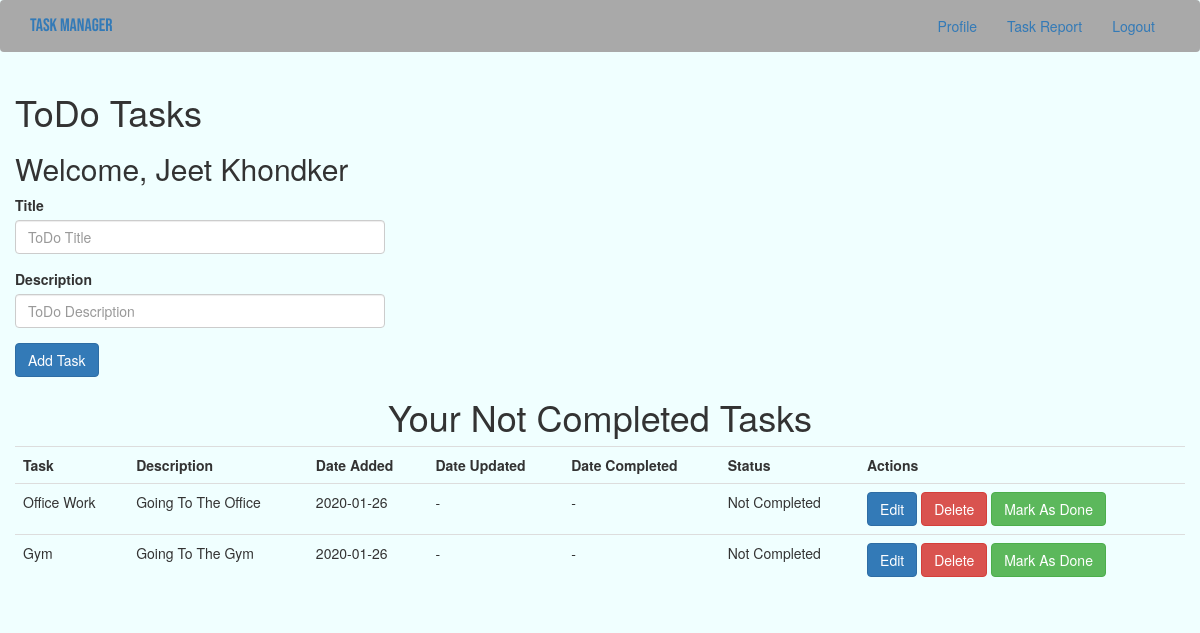
Before: /index (signed in) with the older database file.
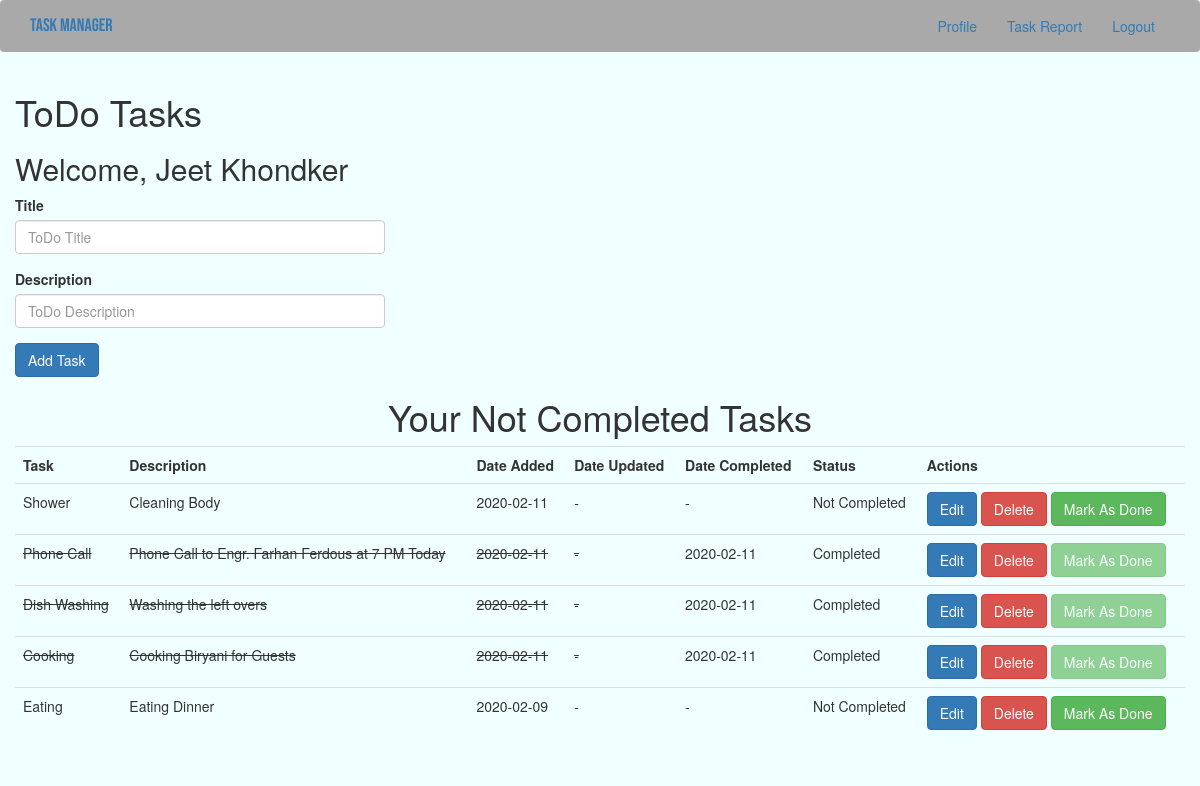
After: the same page with the newer database file.
### app/models.py (models this page shows, shortened)
class User(UserMixin, db.Model):
    __tablename__ = "user"
    id = db.Column(db.Integer, primary_key = True)
    username = db.Column(db.String(64), index = True, unique = True)
    firstName = db.Column(db.String(50))
    lastName = db.Column(db.String(50))
    email = db.Column(db.String(120), index = True, unique = True)
    password_hash = db.Column(db.String(128))
    todoitems = db.relationship("ToDo", backref = "owner", lazy = "dynamic")

class ToDo(db.Model):
    __tablename__ = "todoitems"
    item_id = db.Column(db.Integer, primary_key = True)
    title = db.Column(db.String(100), nullable = False)
    description = db.Column(db.String(200), nullable = False)
    date_created = db.Column(db.DateTime, default = datetime.utcnow)
    date_updated = db.Column(db.DateTime, default = datetime.utcnow)
    date_completed = db.Column(db.DateTime, default = datetime.utcnow)
    is_completed = db.Column(db.Boolean, default = False, nullable = False)
    user_id = db.Column(db.Integer, db.ForeignKey("user.id"), nullable = False)

### app/routes.py (the view)
@app.route('/', methods = ["POST", "GET"])
@app.route("/index", methods = ["POST", "GET"])
@login_required
def index():
    if request.method == "POST":
        task_title = request.form["title"]
        task_description = request.form["description"]
        new_task = ToDo(title = task_title, description = task_description)
        new_task.user_id = current_user.id
        new_task.is_completed = False
        try:
            db.session.add(new_task)
            db.session.commit()
            flash("Item Added! Your ToDo Item Successfully Created!")
            return redirect(url_for("index"))
        except:
            flash("There was an issue adding your task! Please try again later.")
    else:
        todoitems = ToDo.query.filter_by(user_id = current_user.id).order_by(ToDo.date_created.desc()).all()
        return render_template("index.html", todoitems = todoitems)

### app/models.py (called while the page is built)
@login.user_loader
def load_user(id):
    return User.query.get(int(id))

### app/templates/index.html (shortened to what this page needs)
{% extends "base.html" %}
{% block app_content %}
    <div class="container">
        <div class="row">
            <h1>ToDo Tasks</h1>
            <h2>Welcome,&nbsp;{{ current_user.firstName }}&nbsp;{{ current_user.lastName }}</h2>
            <div class="row">
                <div class="col-md-4">
                    <form action="/" method="POST">
                        <div class="form-group">
                            <label for="title">Title</label>
                            <input type="text" class="form-control" name="title" id="title" aria-describedby="ToDo Title" placeholder="ToDo Title">
                        </div>
                        <div class="form-group">
                            <label for="description">Description</label>
                            <input type="text" class="form-control" name="description" id="description" aria-describedby="ToDo Description" placeholder="ToDo Description">
                        </div>
                        <button type="submit" class="btn btn-primary">Add Task</button>
                    </form>
                </div>
            </div>
            <h1 class="text-center">Your Not Completed Tasks</h1>
            <table class="table table-hover table-dark">
                <tr>
                    <th>Task</th>
                    <th>Description</th>
                    <th>Date Added</th>
                    <th>Date Updated</th>
                    <th>Date Completed</th>
                    <th>Status</th>
                    <th>Actions</th>
                </tr>
                    {% for todoitem in todoitems %}
                        <tr>
                            {% if todoitem.is_completed == True %}
                                <td><del>{{ todoitem.title }}</del></td>
                                <td><del>{{ todoitem.description }}</del></td>
                                <td><del>{{ todoitem.date_created.date() }}</del></td>
                                <td><del>-</del></td>
                                <td>{{ todoitem.date_completed.date() }}</td>
                                <td>Completed</td>
                            {% else %}
                                <td>{{ todoitem.title }}</td>
                                <td>{{ todoitem.description }}</td>
                                <td>{{ todoitem.date_created.date() }}</td>
                                <td>-</td>
                                <td>-</td>
                                <td>Not Completed</td>
                            {% endif %}
                            <td>
                                <a href="/update/{{ todoitem.item_id }}" class="btn btn-primary edit_button" data-toggle="modal" data-target="#editItem{{todoitem.item_id}}">Edit</a>
                                <a href="/delete/{{ todoitem.item_id }}" class="btn btn-danger">Delete</a>
                                {% if todoitem.is_completed == False %}
                                    <a href="/done/{{ todoitem.item_id }}" class="btn btn-success">Mark As Done</a>
                                {% else %}
                                    <a href="/done/{{ todoitem.item_id }}" class="btn btn-success" disabled="disabled">Mark As Done</a>
                                {% endif %}
                            </td>
                        </tr>
                    {% endfor %}
            </table>
        </div>
    </div>
{% endblock %}

### app/templates/base.html (shortened to what this page needs)
{% extends "bootstrap/base.html" %}
{% block styles %}
    {{ super() }}
    <link rel="stylesheet" href="{{ url_for('static', filename='css/pc-style.css') }}">
{% endblock %}
{% block navbar %}
    <nav class="navbar navbar-expand-lg navbar-light bg-light">
        <div class="container">
            <div class="navbar-header">
                <a class="navbar-brand" href="{{ url_for('index') }}">Task Manager</a>
            </div>
            <div class="collapse navbar-collapse" id="bs-example-navbar-collapse-1">
                <ul class="nav navbar-nav navbar-right">
                    {% if current_user.is_anonymous %}
                        <li><a href="{{ url_for('login') }}">Login</a></li>
                    {% else %}
                        <li><a href="{{ url_for('user', username=current_user.username) }}">Profile</a></li>
                        <li><a href="{{ url_for('view_taskreport', username=current_user.username) }}">Task Report</a></li>
                        <li><a href="{{ url_for('logout') }}">Logout</a></li>
                    {% endif %}
                </ul>
            </div>
        </div>
    </nav>
{% endblock %}
{% block content %}
    <div class="container">
        <div class="row">
            {% block app_content %}{% endblock %}
        </div>
    </div>
{% endblock %}

### app/static/css/pc-style.css (style rules this page uses)
body { background-color: azure; }
a.navbar-brand { font-family: 'Bebas Neue', cursive; }
.navbar { background-color: darkgray; }

Changed rows visible on the page:
removed ToDo: title "Office Work", description "Going To The Office", date_created "2020-01-26"
removed ToDo: title "Gym", description "Going To The Gym", date_created "2020-01-26"
added ToDo: title "Shower", description "Cleaning Body", date_created "2020-02-11"
added ToDo: title "Phone Call", description "Phone Call to Engr. Farhan Ferdous at 7 PM Today", date_created "2020-02-11", date_completed "2020-02-11"
added ToDo: title "Dish Washing", description "Washing the left overs", date_created "2020-02-11", date_completed "2020-02-11"
added ToDo: title "Cooking", description "Cooking Biryani for Guests", date_created "2020-02-11", date_completed "2020-02-11"
added ToDo: title "Eating", description "Eating Dinner", date_created "2020-02-09"
